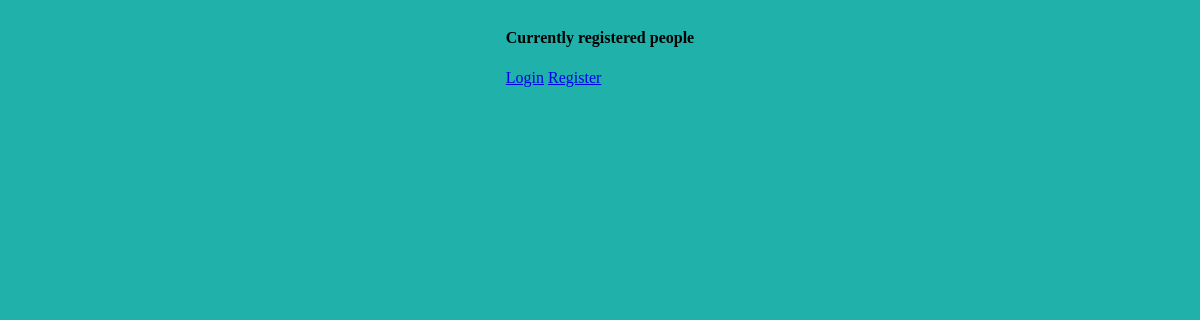
/, run on an earlier commit of the app's database.
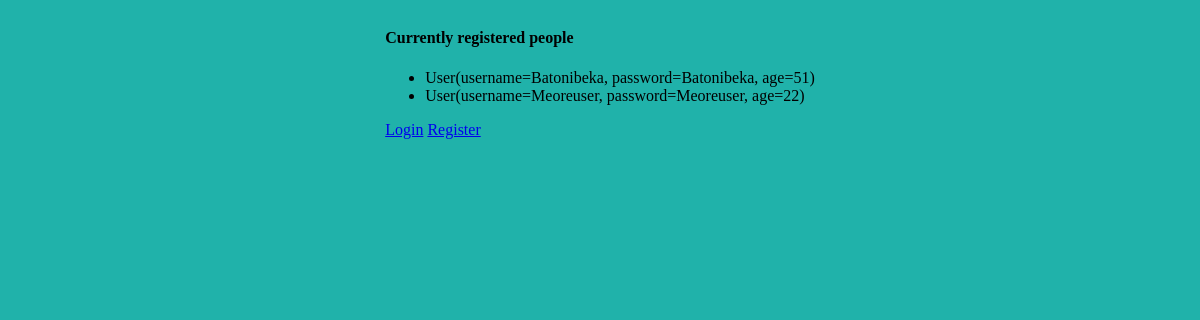
And on a later commit of the database.
### app/models.py (models this page shows, shortened)
class User(db.Model, UserMixin):
    __tablename__ = 'users'
    uid = db.Column(db.Integer, primary_key=True)
    username = db.Column(db.String, nullable=False)
    password = db.Column(db.String, nullable=False)
    age = db.Column(db.Integer, nullable=False)
    def __repr__(self):
        return f'User(username={self.username}, password={self.password}, age={self.age})'

### app/routes.py (the view)
    @app.route('/')
    def index():
        if current_user.is_authenticated:
            posts = Post.query.all()
            own_posts = Post.query.filter_by(owner_id=current_user.uid).all()
            return render_template('authenticated/index.html', styles='css/index.css', posts=posts)
        else:
            people = User.query.all()
            return render_template('core/index.html', script='scripts/index.js', styles='css/index.css', people=people)

### app/templates/core/index.html (shortened to what this page needs)
{% extends 'base.html' %}
{% block styles %}
    <link rel="stylesheet" href="{{ url_for('static', filename=styles) }}">
{% endblock %}
{% block content %}
    <div>
        <h4>Currently registered people</h4>
        <ul>
            {% for person in people %}
                <li>{{ person }}</li>
            {% endfor %}
        </ul>
        <a href="{{ url_for('login') }}">Login</a>
        <a href="{{ url_for('register') }}">Register</a>
    </div>
{% endblock %}

What changed in the data, as far as the page shows it:
added User: username+password+age "User(username=Batonibeka, password=Batonibeka, age=51)"
added User: username+password+age "User(username=Meoreuser, password=Meoreuser, age=22)"
